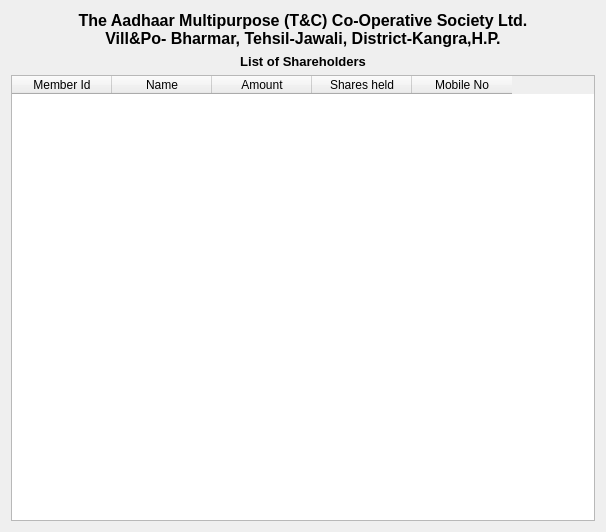
<?xml version="1.0" encoding="UTF-8"?>
<ui version="4.0">
 <class>Form</class>
 <widget class="QWidget" name="Form">
  <property name="geometry">
   <rect>
    <x>0</x>
    <y>0</y>
    <width>606</width>
    <height>532</height>
   </rect>
  </property>
  <property name="windowTitle">
   <string>Form</string>
  </property>
  <layout class="QVBoxLayout" name="verticalLayout_2">
   <item>
    <layout class="QVBoxLayout" name="verticalLayout">
     <item>
      <widget class="QLabel" name="label">
       <property name="text">
        <string>&lt;html&gt;&lt;head/&gt;&lt;body&gt;&lt;p&gt;&lt;span style=&quot; font-size:12pt; font-weight:600;&quot;&gt;The Aadhaar Multipurpose (T&amp;amp;C) Co-Operative Society Ltd.&lt;br&gt;
 Vill&amp;amp;Po- Bharmar, Tehsil-Jawali, District-Kangra,H.P.&lt;/span&gt;&lt;/p&gt;&lt;/body&gt;&lt;/html&gt;</string>
       </property>
       <property name="alignment">
        <set>Qt::AlignCenter</set>
       </property>
      </widget>
     </item>
    </layout>
   </item>
   <item>
    <widget class="QLabel" name="label_2">
     <property name="text">
      <string>&lt;html&gt;&lt;head/&gt;&lt;body&gt;&lt;p&gt;&lt;span style=&quot; font-size:10pt; font-weight:600;&quot;&gt;List of Shareholders&lt;/span&gt;&lt;/p&gt;&lt;/body&gt;&lt;/html&gt;</string>
     </property>
     <property name="alignment">
      <set>Qt::AlignCenter</set>
     </property>
    </widget>
   </item>
   <item>
    <widget class="QTableWidget" name="tableWidget">
     <column>
      <property name="text">
       <string>Member Id</string>
      </property>
     </column>
     <column>
      <property name="text">
       <string>Name</string>
      </property>
     </column>
     <column>
      <property name="text">
       <string>Amount</string>
      </property>
     </column>
     <column>
      <property name="text">
       <string>Shares held</string>
      </property>
     </column>
     <column>
      <property name="text">
       <string>Mobile No</string>
      </property>
     </column>
    </widget>
   </item>
  </layout>
 </widget>
 <resources/>
 <connections/>
</ui>
